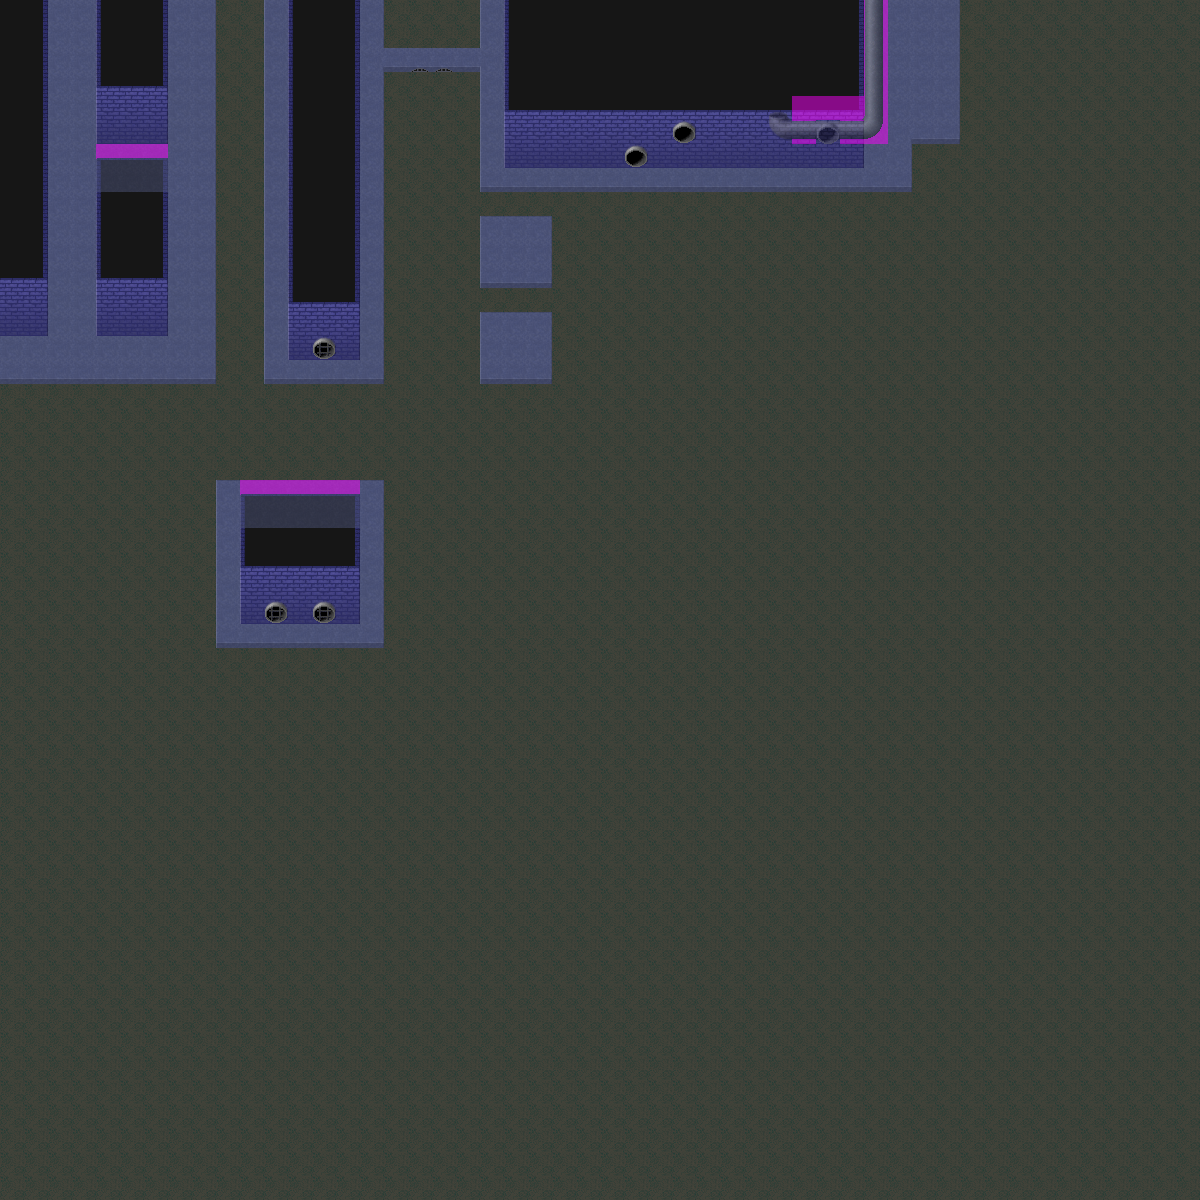

Rendered tile map (Tiled .tmx) drawn with the repository's tilesets; below, a short description and the map source with its tile grids summarised:
An orthogonal 50x50 tile map with 24x24 px tiles, 2 tile layers (Bottom, Top), 3 tilesets and 5 objects (Player1, Player2, Boulder1, Dino, Bee).

<map version="1.0" orientation="orthogonal" width="50" height="50" tilewidth="24" tileheight="24">
 <tileset firstgid="1" name="sewer_tileset" tilewidth="24" tileheight="24">
  <image source="sewer_tileset.png" trans="ff00ff" width="192" height="217" />
  <tile id="0">
   <properties>
    <property name="type" value="Wall" />
   </properties>
  </tile>
  <tile id="1">
   <properties>
    <property name="type" value="Wall" />
   </properties>
  </tile>
  <tile id="2">
   <properties>
    <property name="type" value="Wall" />
   </properties>
  </tile>
  <tile id="3">
   <properties>
    <property name="type" value="Wall" />
   </properties>
  </tile>
  <tile id="4">
   <properties>
    <property name="type" value="Wall" />
   </properties>
  </tile>
  <tile id="5">
   <properties>
    <property name="type" value="Wall" />
   </properties>
  </tile>
  <tile id="6">
   <properties>
    <property name="type" value="Wall" />
   </properties>
  </tile>
  <tile id="7">
   <properties>
    <property name="type" value="Wall" />
   </properties>
  </tile>
  <tile id="8">
   <properties>
    <property name="type" value="Wall" />
   </properties>
  </tile>
  <tile id="9">
   <properties>
    <property name="type" value="Wall" />
   </properties>
  </tile>
  <tile id="10">
   <properties>
    <property name="type" value="Wall" />
   </properties>
  </tile>
  <tile id="11">
   <properties>
    <property name="type" value="Wall" />
   </properties>
  </tile>
  <tile id="12">
   <properties>
    <property name="type" value="Wall" />
   </properties>
  </tile>
  <tile id="13">
   <properties>
    <property name="type" value="Wall" />
   </properties>
  </tile>
  <tile id="15">
   <properties>
    <property name="type" value="Wall" />
   </properties>
  </tile>
  <tile id="16">
   <properties>
    <property name="type" value="Wall" />
   </properties>
  </tile>
  <tile id="17">
   <properties>
    <property name="type" value="Wall" />
   </properties>
  </tile>
  <tile id="18">
   <properties>
    <property name="type" value="Wall" />
   </properties>
  </tile>
  <tile id="19">
   <properties>
    <property name="type" value="Wall" />
   </properties>
  </tile>
  <tile id="20">
   <properties>
    <property name="type" value="Wall" />
   </properties>
  </tile>
  <tile id="21">
   <properties>
    <property name="type" value="Wall" />
   </properties>
  </tile>
  <tile id="22">
   <properties>
    <property name="type" value="Wall" />
   </properties>
  </tile>
  <tile id="23">
   <properties>
    <property name="type" value="Wall" />
   </properties>
  </tile>
  <tile id="44">
   <properties>
    <property name="type" value="Boulder" />
   </properties>
  </tile>
 </tileset>
 <tileset firstgid="73" name="sprite_klein3" tilewidth="50" tileheight="90">
  <image source="sprite_klein3.png" width="400" height="360" />
 </tileset>
 <tileset firstgid="105" name="dino" tilewidth="64" tileheight="64">
  <image source="dino.png" width="256" height="128" />
 </tileset>
 <layer name="Bottom" width="50" height="50">
  <data>[2500 cells, 2500 non-empty, 28 distinct tile ids]</data>
 </layer>
 <objectgroup name="Object Layer 1">
  <object name="Player1" gid="76" x="150" y="526" />
  <object name="Player2" gid="73" x="400" y="563" />
  <object name="Boulder1" gid="45" x="313" y="473" />
  <object name="Dino" gid="105" x="594" y="459" />
  <object name="Bee" gid="109" x="696" y="526" />
 </objectgroup>
 <layer name="Top" width="50" height="50" opacity="0.49">
  <data>[2500 cells, 30 non-empty, 15 distinct tile ids]</data>
 </layer>
</map>